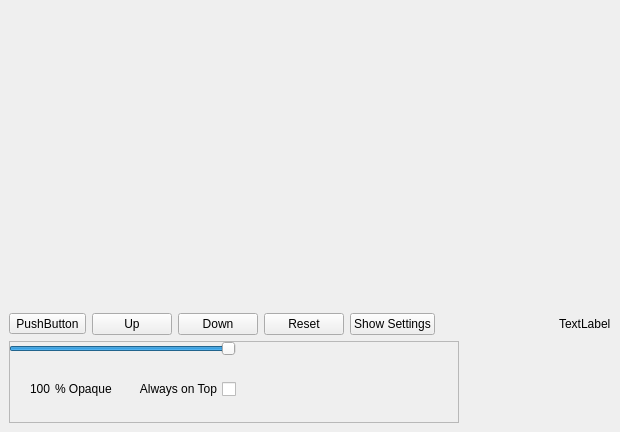
<?xml version="1.0" encoding="UTF-8"?>
<ui version="4.0">
 <class>BandwidthGraph</class>
 <widget class="QMainWindow" name="BandwidthGraph">
  <property name="geometry">
   <rect>
    <x>0</x>
    <y>0</y>
    <width>620</width>
    <height>432</height>
   </rect>
  </property>
  <property name="windowTitle">
   <string>RetroShare Bandwidth Usage</string>
  </property>
  <property name="windowIcon">
   <iconset resource="../images.qrc">
    <normaloff>:/images/logo/logo_16.png</normaloff>:/images/logo/logo_16.png</iconset>
  </property>
  <widget class="QWidget" name="centralwidget">
   <layout class="QVBoxLayout" name="verticalLayout">
    <item>
     <widget class="BWGraph" name="frmGraph" native="true">
      <property name="sizePolicy">
       <sizepolicy hsizetype="Preferred" vsizetype="MinimumExpanding">
        <horstretch>0</horstretch>
        <verstretch>0</verstretch>
       </sizepolicy>
      </property>
      <property name="minimumSize">
       <size>
        <width>120</width>
        <height>80</height>
       </size>
      </property>
      <property name="contextMenuPolicy">
       <enum>Qt::NoContextMenu</enum>
      </property>
     </widget>
    </item>
    <item>
     <layout class="QHBoxLayout" name="_8">
      <property name="spacing">
       <number>6</number>
      </property>
      <property name="leftMargin">
       <number>0</number>
      </property>
      <property name="topMargin">
       <number>0</number>
      </property>
      <property name="rightMargin">
       <number>0</number>
      </property>
      <property name="bottomMargin">
       <number>0</number>
      </property>
      <item>
       <widget class="QToolButton" name="btnGraphColor">
        <property name="text">
         <string>PushButton</string>
        </property>
        <property name="checkable">
         <bool>false</bool>
        </property>
       </widget>
      </item>
      <item>
       <widget class="QPushButton" name="chkSendRate">
        <property name="contextMenuPolicy">
         <enum>Qt::NoContextMenu</enum>
        </property>
        <property name="toolTip">
         <string/>
        </property>
        <property name="layoutDirection">
         <enum>Qt::RightToLeft</enum>
        </property>
        <property name="text">
         <string>Up</string>
        </property>
        <property name="checkable">
         <bool>true</bool>
        </property>
        <property name="checked">
         <bool>false</bool>
        </property>
       </widget>
      </item>
      <item>
       <widget class="QPushButton" name="chkReceiveRate">
        <property name="contextMenuPolicy">
         <enum>Qt::NoContextMenu</enum>
        </property>
        <property name="toolTip">
         <string/>
        </property>
        <property name="layoutDirection">
         <enum>Qt::RightToLeft</enum>
        </property>
        <property name="text">
         <string>Down</string>
        </property>
        <property name="checkable">
         <bool>true</bool>
        </property>
        <property name="checked">
         <bool>false</bool>
        </property>
       </widget>
      </item>
      <item>
       <widget class="QPushButton" name="btnReset">
        <property name="toolTip">
         <string>Clears the graph</string>
        </property>
        <property name="text">
         <string>Reset</string>
        </property>
       </widget>
      </item>
      <item>
       <widget class="QPushButton" name="btnToggleSettings">
        <property name="text">
         <string>Show Settings</string>
        </property>
        <property name="checkable">
         <bool>true</bool>
        </property>
       </widget>
      </item>
      <item>
       <spacer>
        <property name="orientation">
         <enum>Qt::Horizontal</enum>
        </property>
        <property name="sizeHint" stdset="0">
         <size>
          <width>21</width>
          <height>20</height>
         </size>
        </property>
       </spacer>
      </item>
      <item>
       <widget class="QLabel" name="displayTime_LB">
        <property name="text">
         <string>TextLabel</string>
        </property>
       </widget>
      </item>
     </layout>
    </item>
    <item>
     <widget class="QFrame" name="frmSettings">
      <property name="sizePolicy">
       <sizepolicy hsizetype="Fixed" vsizetype="Fixed">
        <horstretch>0</horstretch>
        <verstretch>0</verstretch>
       </sizepolicy>
      </property>
      <property name="minimumSize">
       <size>
        <width>450</width>
        <height>82</height>
       </size>
      </property>
      <property name="maximumSize">
       <size>
        <width>450</width>
        <height>82</height>
       </size>
      </property>
      <property name="contextMenuPolicy">
       <enum>Qt::NoContextMenu</enum>
      </property>
      <property name="frameShape">
       <enum>QFrame::StyledPanel</enum>
      </property>
      <property name="frameShadow">
       <enum>QFrame::Raised</enum>
      </property>
      <widget class="QWidget" name="">
       <layout class="QVBoxLayout" name="_3">
        <property name="spacing">
         <number>1</number>
        </property>
        <property name="leftMargin">
         <number>0</number>
        </property>
        <property name="topMargin">
         <number>0</number>
        </property>
        <property name="rightMargin">
         <number>0</number>
        </property>
        <property name="bottomMargin">
         <number>0</number>
        </property>
        <item>
         <layout class="QHBoxLayout" name="_4">
          <property name="spacing">
           <number>6</number>
          </property>
          <property name="leftMargin">
           <number>0</number>
          </property>
          <property name="topMargin">
           <number>0</number>
          </property>
          <property name="rightMargin">
           <number>0</number>
          </property>
          <property name="bottomMargin">
           <number>0</number>
          </property>
         </layout>
        </item>
        <item>
         <widget class="QFrame" name="frmOpacity">
          <property name="contextMenuPolicy">
           <enum>Qt::NoContextMenu</enum>
          </property>
          <property name="frameShape">
           <enum>QFrame::NoFrame</enum>
          </property>
          <property name="frameShadow">
           <enum>QFrame::Plain</enum>
          </property>
          <layout class="QVBoxLayout" name="_5">
           <property name="spacing">
            <number>3</number>
           </property>
           <property name="leftMargin">
            <number>0</number>
           </property>
           <property name="topMargin">
            <number>0</number>
           </property>
           <property name="rightMargin">
            <number>0</number>
           </property>
           <property name="bottomMargin">
            <number>0</number>
           </property>
           <item>
            <widget class="QSlider" name="sldrOpacity">
             <property name="contextMenuPolicy">
              <enum>Qt::NoContextMenu</enum>
             </property>
             <property name="toolTip">
              <string>Changes the transparency of the Bandwidth Graph</string>
             </property>
             <property name="minimum">
              <number>30</number>
             </property>
             <property name="maximum">
              <number>100</number>
             </property>
             <property name="value">
              <number>100</number>
             </property>
             <property name="sliderPosition">
              <number>100</number>
             </property>
             <property name="tracking">
              <bool>false</bool>
             </property>
             <property name="orientation">
              <enum>Qt::Horizontal</enum>
             </property>
             <property name="invertedAppearance">
              <bool>false</bool>
             </property>
             <property name="tickPosition">
              <enum>QSlider::NoTicks</enum>
             </property>
             <property name="tickInterval">
              <number>10</number>
             </property>
            </widget>
           </item>
           <item>
            <spacer>
             <property name="orientation">
              <enum>Qt::Vertical</enum>
             </property>
             <property name="sizeHint" stdset="0">
              <size>
               <width>20</width>
               <height>20</height>
              </size>
             </property>
            </spacer>
           </item>
           <item>
            <layout class="QHBoxLayout" name="_6">
             <property name="spacing">
              <number>0</number>
             </property>
             <property name="leftMargin">
              <number>0</number>
             </property>
             <property name="topMargin">
              <number>0</number>
             </property>
             <property name="rightMargin">
              <number>0</number>
             </property>
             <property name="bottomMargin">
              <number>0</number>
             </property>
             <item>
              <spacer>
               <property name="orientation">
                <enum>Qt::Horizontal</enum>
               </property>
               <property name="sizeHint" stdset="0">
                <size>
                 <width>21</width>
                 <height>0</height>
                </size>
               </property>
              </spacer>
             </item>
             <item>
              <widget class="QLabel" name="lblPercentOpacity">
               <property name="minimumSize">
                <size>
                 <width>25</width>
                 <height>0</height>
                </size>
               </property>
               <property name="contextMenuPolicy">
                <enum>Qt::NoContextMenu</enum>
               </property>
               <property name="layoutDirection">
                <enum>Qt::RightToLeft</enum>
               </property>
               <property name="text">
                <string>100</string>
               </property>
              </widget>
             </item>
             <item>
              <widget class="QLabel" name="label">
               <property name="contextMenuPolicy">
                <enum>Qt::NoContextMenu</enum>
               </property>
               <property name="text">
                <string>% Opaque</string>
               </property>
              </widget>
             </item>
             <item>
              <spacer>
               <property name="orientation">
                <enum>Qt::Horizontal</enum>
               </property>
               <property name="sizeHint" stdset="0">
                <size>
                 <width>21</width>
                 <height>0</height>
                </size>
               </property>
              </spacer>
             </item>
             <item>
              <widget class="QCheckBox" name="chkAlwaysOnTop">
               <property name="layoutDirection">
                <enum>Qt::RightToLeft</enum>
               </property>
               <property name="text">
                <string>Always on Top</string>
               </property>
              </widget>
             </item>
            </layout>
           </item>
          </layout>
         </widget>
        </item>
        <item>
         <spacer>
          <property name="orientation">
           <enum>Qt::Vertical</enum>
          </property>
          <property name="sizeHint" stdset="0">
           <size>
            <width>21</width>
            <height>20</height>
           </size>
          </property>
         </spacer>
        </item>
       </layout>
      </widget>
     </widget>
    </item>
   </layout>
  </widget>
 </widget>
 <customwidgets>
  <customwidget>
   <class>BWGraph</class>
   <extends>QWidget</extends>
   <header location="global">gui/statistics/BWGraph.h</header>
   <container>1</container>
  </customwidget>
 </customwidgets>
 <resources>
  <include location="../images.qrc"/>
 </resources>
 <connections/>
</ui>
